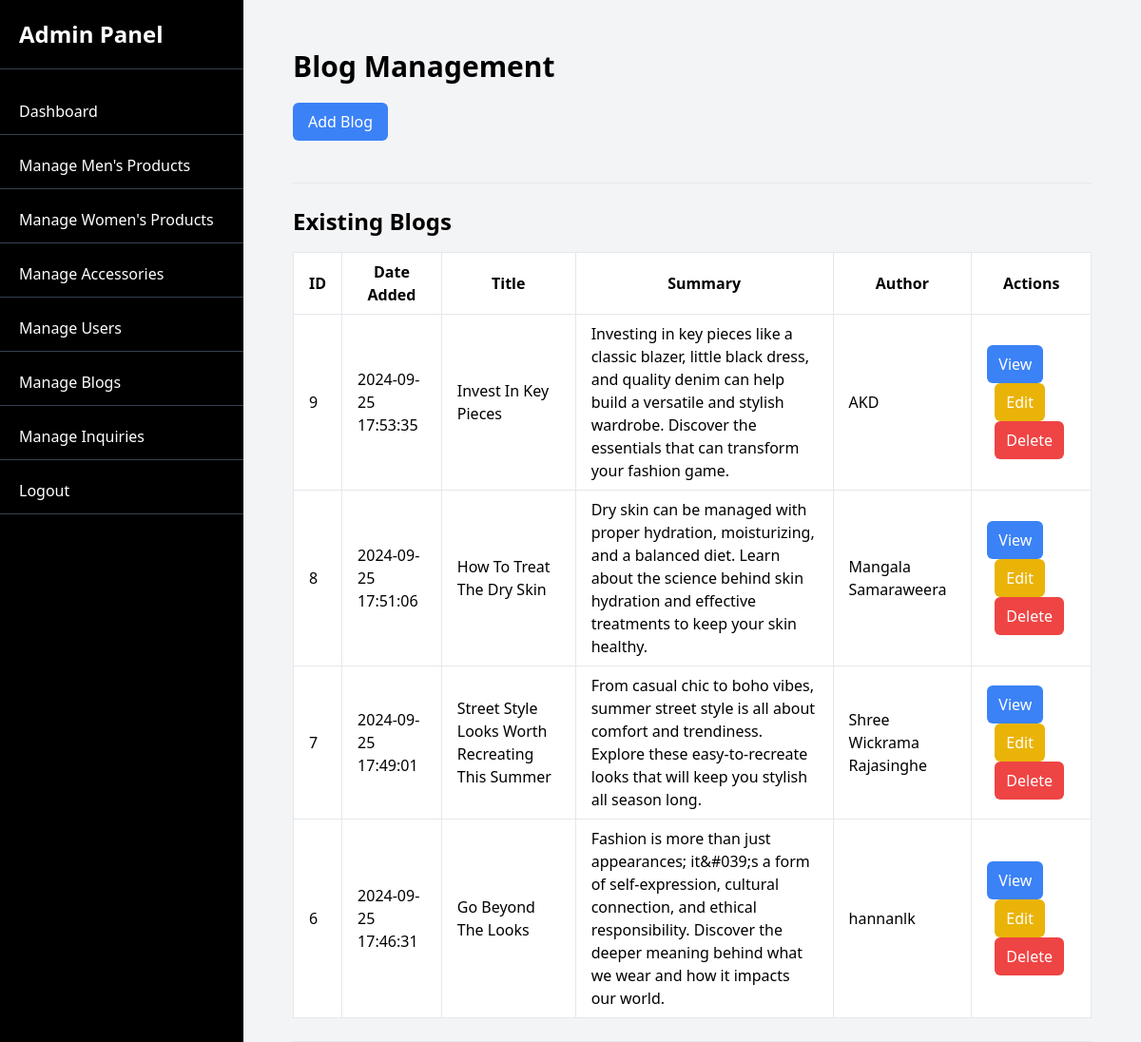
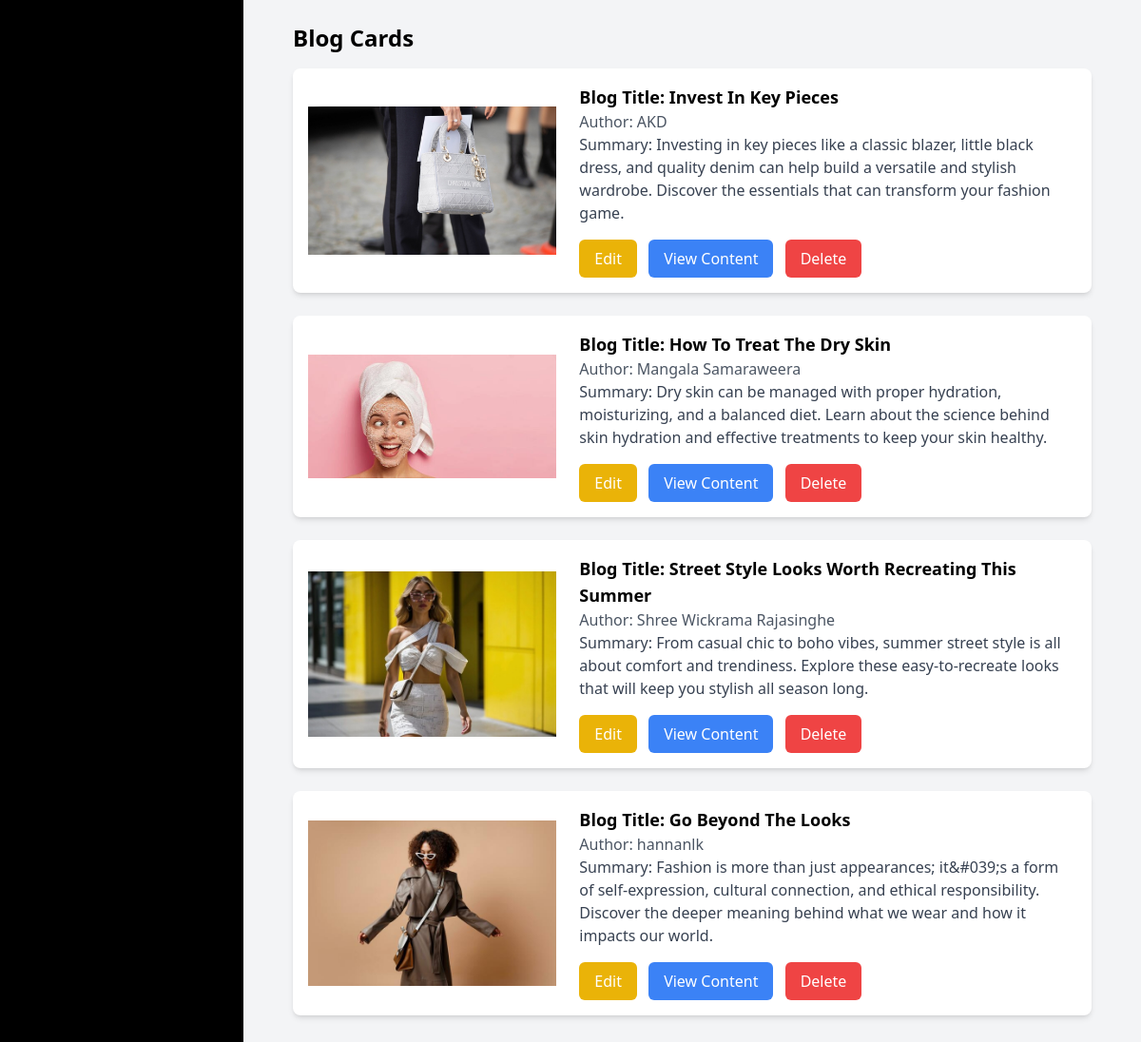
The app's page /public/admin/blogs (signed in) with its own data (2 pictures, top to bottom).
### tables this page shows
CREATE TABLE `blogs` (
  `id` int(11) NOT NULL,
  `title` varchar(255) NOT NULL,
  `image` varchar(255) DEFAULT NULL,
  `content` text NOT NULL,
  `author` varchar(255) NOT NULL,
  `summary` text NOT NULL,
  `date_added` timestamp NOT NULL DEFAULT current_timestamp()
);

### app/controllers/AdminController.php (called while the page is built, shortened)
<?php
class AdminController extends Controller {
    public function blogs() {
        $blogs = $this->model('BlogModel')->getAllBlogs();
        $this->renderView('admin/blogs', ['blogs' => $blogs]);
    }
}

### app/core/App.php (called while the page is built, shortened)
<?php
class App {
    protected $method = 'index';
    public function __construct() {
        $url = $this->parseUrl();
        if (isset($url[0]) && strtolower($url[0]) == 'admin') {
            if (isset($url[1])) {
                switch (strtolower($url[1])) {
                    default:
                        $this->method = 'dashboard';
                        break;
                }
            } else {
                $this->controller = 'AdminController';
                $this->method = 'dashboard';
            }
        }
        $this->controller = new $this->controller;
        if (isset($url[1]) && method_exists($this->controller, $url[1])) {
            $this->method = $url[1];
            unset($url[1]);
        }
        $this->params = $url ? array_values($url) : [];
        call_user_func_array([$this->controller, $this->method], $this->params);
    }
    public function parseUrl() {
        if (isset($_GET['url'])) {
            return explode('/', filter_var(rtrim($_GET['url'], '/'), FILTER_SANITIZE_URL));
        }
        return [];
    }
}

### public/index.php (called while the page is built, shortened)
<?php
require_once '../app/core/Database.php';
require_once '../app/core/Controller.php';
require_once '../app/core/App.php';
$app = new App();

### app/core/Database.php (called while the page is built, shortened)
<?php
class Database {
    private $host = DB_HOST;
    private $user = DB_USER;
    private $pass = DB_PASS;
    private $dbname = DB_NAME;
    private $dbh;
    private $stmt;
    public function __construct() {
        $dsn = 'mysql:host=' . $this->host . ';dbname=' . $this->dbname;
        $options = [
            PDO::ATTR_PERSISTENT => true,
            PDO::ATTR_ERRMODE => PDO::ERRMODE_EXCEPTION
        ];
        try {
            $this->dbh = new PDO($dsn, $this->user, $this->pass, $options);
        } catch (PDOException $e) {
            echo 'Connection failed: ' . $e->getMessage();
        }
    }
    public function query($sql) {
        $this->stmt = $this->dbh->prepare($sql);
    }
    public function execute() {
        return $this->stmt->execute();
    }
    public function resultSet() {
        $this->execute();
        return $this->stmt->fetchAll(PDO::FETCH_ASSOC);
    }
}

### app/models/BlogModel.php (called while the page is built, shortened)
<?php
class BlogModel {
    private $db;
    public function __construct() {
        $this->db = new Database();
    }
    public function getAllBlogs() {
        $this->db->query('SELECT * FROM blogs ORDER BY date_added DESC');
        return $this->db->resultSet();
    }
}

### app/views/admin/blogs.php (the view, shortened to what this page needs)
<div class="container mx-auto p-5">
    <h1 class="text-3xl font-bold mb-5">Blog Management</h1>
    <button id="showAddBlogForm" class="bg-blue-500 text-white px-4 py-2 rounded-md mb-5">Add Blog</button>
    <hr class="my-6">
    <h2 class="text-2xl font-bold mb-4">Existing Blogs</h2>
    <table class="min-w-full bg-white border border-gray-200">
        <thead>
            <tr>
                <th class="px-4 py-2 border">ID</th>
                <th class="px-4 py-2 border">Date Added</th>
                <th class="px-4 py-2 border">Title</th>
                <th class="px-4 py-2 border">Summary</th>
                <th class="px-4 py-2 border">Author</th>
                <th class="px-4 py-2 border">Actions</th>
            </tr>
        </thead>
        <tbody>
            <?php if (!empty($blogs)): ?>
                <?php foreach ($blogs as $blog): ?>
                    <tr>
                        <td class="border px-4 py-2"><?= htmlspecialchars($blog['id']) ?></td>
                        <td class="border px-4 py-2"><?= htmlspecialchars($blog['date_added']) ?></td>
                        <td class="border px-4 py-2"><?= htmlspecialchars($blog['title']) ?></td>
                        <td class="border px-4 py-2"><?= htmlspecialchars($blog['summary']) ?></td>
                        <td class="border px-4 py-2"><?= htmlspecialchars($blog['author']) ?></td>
                        <td class="border px-4 py-2">
                            <button class="view-blog bg-blue-500 text-white px-3 py-2 rounded-md" data-id="<?= $blog['id'] ?>">View</button>
                            <button class="edit-blog bg-yellow-500 text-white px-3 py-2 rounded-md ml-2" data-id="<?= $blog['id'] ?>">Edit</button>
                            <button class="delete-blog bg-red-500 text-white px-3 py-2 rounded-md ml-2" data-id="<?= $blog['id'] ?>">Delete</button>
                        </td>
                    </tr>
                <?php endforeach; ?>
            <?php else: ?>
                <tr><td colspan="6" class="border px-4 py-2">No blogs found</td></tr>
            <?php endif; ?>
        </tbody>
    </table>
    <hr class="my-6">
    <h2 class="text-2xl font-bold mb-4">Blog Cards</h2>
    <div class="space-y-6">
        <?php if (!empty($blogs)): ?>
            <?php foreach ($blogs as $blog): ?>
                <div class="blog-card bg-white rounded-lg shadow-md p-4 flex items-center" data-id="<?= $blog['id'] ?>">
                    <div class="w-1/3">
                        <img src="<?= BASE_URL ?>images/blog/<?= htmlspecialchars($blog['image']) ?>" alt="<?= htmlspecialchars($blog['title']) ?>" class="w-full h-auto object-cover">
                    </div>
                    <div class="w-2/3 ml-6">
                        <p class="text-lg font-semibold">Blog Title: <?= htmlspecialchars($blog['title']) ?></p>
                        <p class="text-gray-600">Author: <?= htmlspecialchars($blog['author']) ?></p>
                        <p class="text-gray-700">Summary: <?= htmlspecialchars($blog['summary']) ?></p>
                        <div class="mt-4">
                            <button class="edit-blog bg-yellow-500 text-white px-4 py-2 rounded-md" data-id="<?= $blog['id'] ?>">Edit</button>
                            <button class="view-content bg-blue-500 text-white px-4 py-2 rounded-md ml-2">View Content</button>
                            <button class="delete-blog bg-red-500 text-white px-4 py-2 rounded-md ml-2" data-id="<?= $blog['id'] ?>">Delete</button>
                        </div>
                    </div>
                </div>
            <?php endforeach; ?>
        <?php else: ?>
            <p>No blogs found.</p>
        <?php endif; ?>
    </div>
</div>

### records on screen
blogs: id "9", date_added "2024-09-25 17:53:35", title "Invest In Key Pieces", summary "Investing in key pieces like a classic blazer, little black dress, and quality denim can help build a versatile and stylish wardrobe. Discover the essentials that can transform your fashion game.", author "AKD", image (picture)
blogs: id "8", date_added "2024-09-25 17:51:06", title "How To Treat The Dry Skin", summary "Dry skin can be managed with proper hydration, moisturizing, and a balanced diet. Learn about the science behind skin hydration and effective treatments to keep your skin healthy.", author "Mangala Samaraweera", image (picture)
blogs: id "7", date_added "2024-09-25 17:49:01", title "Street Style Looks Worth Recreating This Summer", summary "From casual chic to boho vibes, summer street style is all about comfort and trendiness. Explore these easy-to-recreate looks that will keep you stylish all season long.", author "Shree Wickrama Rajasinghe", image (picture)
blogs: id "6", date_added "2024-09-25 17:46:31", title "Go Beyond The Looks", summary "Fashion is more than just appearances; it&#039;s a form of self-expression, cultural connection, and ethical responsibility. Discover the deeper meaning behind what we wear and how it impacts our world.", author "hannanlk", image (picture)
